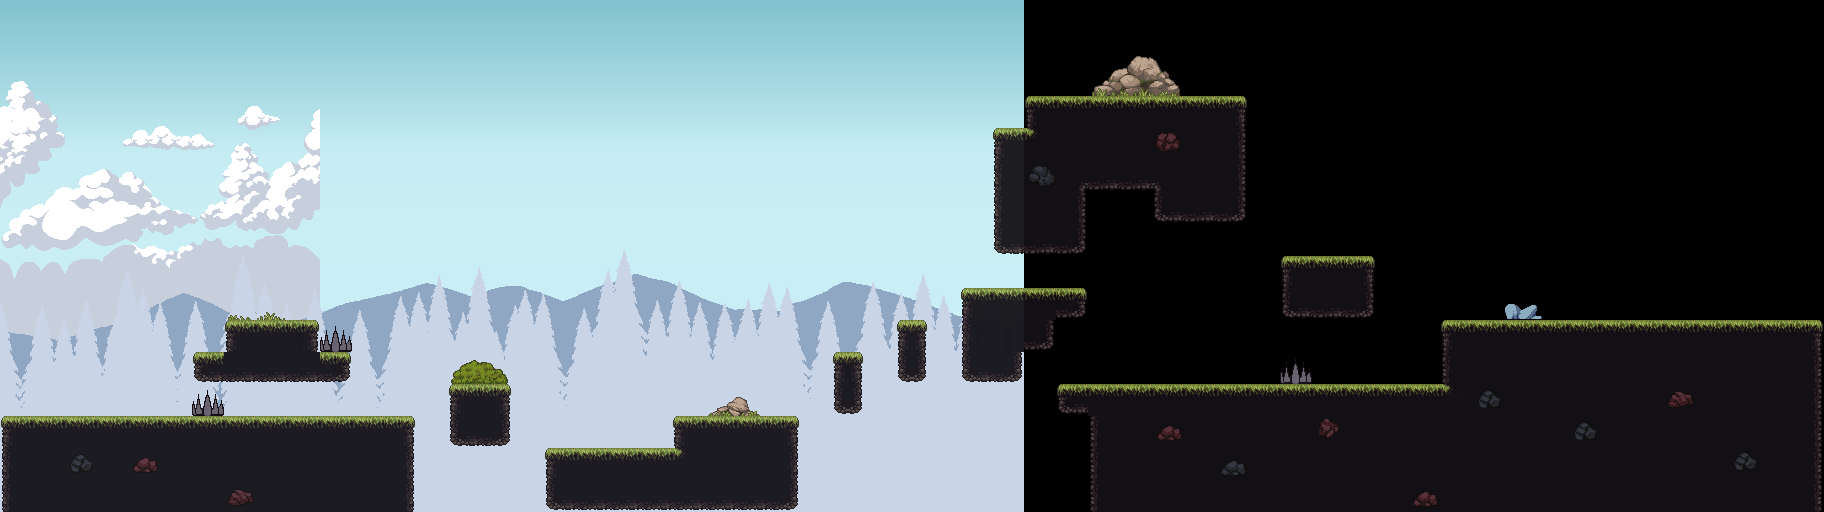

A level layout from a 2D game, rendered from its tile map. Below: a short description, then the map file with tile-grid data replaced by summaries:
An orthogonal 57x16 tile map with 32x32 px tiles, 5 tile layers (Back, Decoration, Stone, Collision, ...), 1 hidden layer not drawn, 8 tilesets, 4 image layers and 5 objects (3x spike).

<map version="1.10" tiledversion="1.11.2" orientation="orthogonal" renderorder="right-down" width="57" height="16" tilewidth="32" tileheight="32" infinite="0" nextlayerid="13" nextobjectid="6">
 <editorsettings>
  <export target="map7.json" format="json" />
 </editorsettings>
 <tileset firstgid="1" source="Ground.tsx" />
 <tileset firstgid="257" name="Floor" tilewidth="32" tileheight="32" tilecount="162" columns="9">
  <image source="../assets/floor (1).png" width="288" height="576" />
 </tileset>
 <tileset firstgid="419" name="Spike" tilewidth="32" tileheight="32" tilecount="1" columns="0">
  <grid orientation="orthogonal" width="1" height="1" />
  <tile id="0">
   <image source="../assets/Spike3.png" width="32" height="32" />
  </tile>
 </tileset>
 <tileset firstgid="420" name="SavePoint" tilewidth="20" tileheight="19" tilecount="2" columns="0">
  <grid orientation="orthogonal" width="1" height="1" />
  <tile id="0">
   <image source="../assets/spr_savepoint_0.png" width="11" height="10" />
   <animation>
    <frame tileid="0" duration="300" />
    <frame tileid="1" duration="300" />
   </animation>
  </tile>
  <tile id="1">
   <image source="../assets/spr_savepoint_1.png" width="20" height="19" />
  </tile>
 </tileset>
 <tileset firstgid="422" name="Decoration" tilewidth="672" tileheight="208" tilecount="45" columns="0">
  <grid orientation="orthogonal" width="1" height="1" />
  <tile id="0">
   <image source="../assets/ridge (6).png" width="81" height="29" />
  </tile>
  <tile id="1">
   <image source="../assets/Birch2.png" width="80" height="112" />
  </tile>
  <tile id="2">
   <image source="../assets/Birch1.png" width="80" height="112" />
  </tile>
  <tile id="3">
   <image source="../assets/Tree1.png" width="256" height="208" />
  </tile>
  <tile id="4">
   <image source="../assets/Tree3.png" width="256" height="208" />
  </tile>
  <tile id="5">
   <image source="../assets/Bonsai.png" width="64" height="64" />
  </tile>
  <tile id="6">
   <image source="../assets/bench (3).png" width="48" height="10" />
  </tile>
  <tile id="7">
   <image source="../assets/bench (4).png" width="45" height="22" />
  </tile>
  <tile id="8">
   <image source="../assets/bench (1).png" width="48" height="22" />
  </tile>
  <tile id="9">
   <image source="../assets/bench (2).png" width="45" height="10" />
  </tile>
  <tile id="10">
   <image source="../assets/fence (2).png" width="35" height="64" />
  </tile>
  <tile id="11">
   <image source="../assets/fence (3).png" width="48" height="64" />
  </tile>
  <tile id="12">
   <image source="../assets/fence (1).png" width="48" height="64" />
  </tile>
  <tile id="13">
   <image source="../assets/fountain (1).png" width="72" height="72" />
  </tile>
  <tile id="14">
   <image source="../assets/fountain (2).png" width="72" height="72" />
  </tile>
  <tile id="15">
   <image source="../assets/stone (10).png" width="70" height="44" />
  </tile>
  <tile id="16">
   <image source="../assets/stone (11).png" width="10" height="7" />
  </tile>
  <tile id="17">
   <image source="../assets/stone (6).png" width="22" height="14" />
  </tile>
  <tile id="18">
   <image source="../assets/stone (7).png" width="27" height="16" />
  </tile>
  <tile id="19">
   <image source="../assets/stone (8).png" width="39" height="17" />
  </tile>
  <tile id="20">
   <image source="../assets/stone (9).png" width="46" height="22" />
  </tile>
  <tile id="21">
   <image source="../assets/bushes (14).png" width="32" height="33" />
  </tile>
  <tile id="22">
   <image source="../assets/bushes (15).png" width="32" height="33" />
  </tile>
  <tile id="23">
   <image source="../assets/bushes (16).png" width="32" height="25" />
  </tile>
  <tile id="24">
   <image source="../assets/bushes (17).png" width="32" height="25" />
  </tile>
  <tile id="25">
   <image source="../assets/bushes (18).png" width="32" height="25" />
  </tile>
  <tile id="26">
   <image source="../assets/bushes (19).png" width="32" height="25" />
  </tile>
  <tile id="27">
   <image source="../assets/bushes (20).png" width="32" height="16" />
  </tile>
  <tile id="28">
   <image source="../assets/bushes (1).png" width="32" height="16" />
  </tile>
  <tile id="29">
   <image source="../assets/bushes (2).png" width="32" height="16" />
  </tile>
  <tile id="30">
   <image source="../assets/bushes (3).png" width="32" height="16" />
  </tile>
  <tile id="31">
   <image source="../assets/bushes (4).png" width="40" height="17" />
  </tile>
  <tile id="32">
   <image source="../assets/bushes (5).png" width="40" height="16" />
  </tile>
  <tile id="33">
   <image source="../assets/bushes (6).png" width="38" height="13" />
  </tile>
  <tile id="34">
   <image source="../assets/bushes (7).png" width="22" height="10" />
  </tile>
  <tile id="35">
   <image source="../assets/bushes (8).png" width="50" height="25" />
  </tile>
  <tile id="36">
   <image source="../assets/bushes (9).png" width="41" height="24" />
  </tile>
  <tile id="37">
   <image source="../assets/bushes (10).png" width="43" height="22" />
  </tile>
  <tile id="38">
   <image source="../assets/bushes (11).png" width="30" height="19" />
  </tile>
  <tile id="39">
   <image source="../assets/bushes (12).png" width="32" height="33" />
  </tile>
  <tile id="40">
   <image source="../assets/bushes (13).png" width="32" height="33" />
  </tile>
  <tile id="41">
   <image source="../assets/Birch3.png" width="80" height="112" />
  </tile>
  <tile id="42">
   <image source="../assets/Weeping Willow3.png" width="224" height="192" />
  </tile>
  <tile id="43">
   <image source="../assets/Pine Trees.png" width="672" height="192" />
  </tile>
  <tile id="44">
   <image source="../assets/Large Tent.png" width="96" height="128" />
  </tile>
 </tileset>
 <tileset firstgid="467" name="Decor" tilewidth="32" tileheight="32" tilecount="221" columns="13">
  <image source="../assets/Decor.png" width="416" height="544" />
 </tileset>
 <tileset firstgid="688" name="Stone" tilewidth="32" tileheight="32" tilecount="32" columns="4">
  <image source="../assets/128x256.png" width="128" height="256" />
  <tile id="0" probability="0.1" />
  <tile id="1" probability="0.1" />
  <tile id="2" probability="0.1" />
  <tile id="3" probability="0.1" />
  <tile id="4" probability="0.1" />
  <tile id="5" probability="0.1" />
  <tile id="6" probability="0.1" />
  <tile id="7" probability="0.1" />
  <tile id="8" probability="0.1" />
  <tile id="9" probability="0.1" />
  <tile id="10" probability="0.1" />
  <tile id="11" probability="0.1" />
  <tile id="12" probability="0.1" />
  <tile id="13" probability="0.1" />
  <tile id="14" probability="0.1" />
  <tile id="15" probability="0.1" />
  <tile id="16" probability="0.1" />
  <tile id="17" probability="0.1" />
  <tile id="18" probability="0.1" />
  <tile id="19" probability="0.1" />
  <tile id="20" probability="0.1" />
  <tile id="21" probability="0.1" />
  <tile id="22" probability="0.1" />
  <tile id="23" probability="0.1" />
  <tile id="24" probability="0.1" />
  <tile id="25" probability="0.1" />
  <tile id="26" probability="0.1" />
  <tile id="27" probability="0.1" />
  <tile id="28" probability="0.1" />
  <tile id="29" probability="0.1" />
  <tile id="30" probability="0.1" />
  <tile id="31" probability="0.1" />
 </tileset>
 <tileset firstgid="720" name="Grid" tilewidth="32" tileheight="32" tilecount="1" columns="0">
  <grid orientation="orthogonal" width="1" height="1" />
  <tile id="0">
   <image source="../assets/grid.png" width="32" height="32" />
  </tile>
 </tileset>
 <imagelayer id="2" name="background1" parallaxx="0.2" repeatx="1">
  <image source="../assets/GandalfHardcore  (4).png" width="1024" height="346" />
 </imagelayer>
 <imagelayer id="3" name="background2" offsetx="0" offsety="32" parallaxx="0.5" repeatx="1">
  <image source="../assets/Clouds.png" width="320" height="320" />
 </imagelayer>
 <imagelayer id="4" name="background3" offsetx="0" offsety="192" parallaxx="0.6" repeatx="1">
  <image source="../assets/GandalfHardcore  (3).png" width="1024" height="346" />
 </imagelayer>
 <imagelayer id="5" name="background4" offsetx="0" offsety="192" parallaxx="0.8" repeatx="1">
  <image source="../assets/winter (5).png" width="1024" height="346" />
 </imagelayer>
 <layer id="7" name="Back" width="57" height="16" opacity="0.95">
  <data>[912 cells, 116 non-empty, 1 distinct tile ids]</data>
 </layer>
 <layer id="9" name="Decoration" width="57" height="16">
  <data>[912 cells, 13 non-empty, 13 distinct tile ids]</data>
 </layer>
 <layer id="10" name="Stone" width="57" height="16" opacity="0.4">
  <data>[912 cells, 14 non-empty, 11 distinct tile ids]</data>
 </layer>
 <layer id="1" name="Collision" width="57" height="16" opacity="0.95">
  <data>[912 cells, 123 non-empty, 19 distinct tile ids]</data>
 </layer>
 <objectgroup id="11" name="hazards">
  <object id="3" type="spike" x="195.5" y="413.25">
   <polygon points="0,0 25.25,0.25 25.25,-8.25 19.75,-14.25 3.25,-13.5 -1,-8" />
  </object>
  <object id="4" type="spike" x="323.5" y="348.75">
   <polygon points="0,0 25,-0.25 25.25,-7.75 20.25,-13.25 3.75,-13.5 -0.5,-8.5" />
  </object>
  <object id="5" type="spike" x="1283.75" y="382.25">
   <polygon points="0,0 25,0.25 25.5,-10.25 19.75,-15.25 3.5,-15 -0.75,-10" />
  </object>
 </objectgroup>
 <layer id="6" name="spikes" width="57" height="16">
  <data>[912 cells, 3 non-empty, 1 distinct tile ids]</data>
 </layer>
 <layer id="12" name="Grid" width="57" height="16" visible="0" opacity="0.2">
  <data>[912 cells, 912 non-empty, 1 distinct tile ids]</data>
 </layer>
 <objectgroup id="8" name="SavePoint">
  <object id="1" gid="420" x="68.6667" y="409.5" width="20" height="19" />
  <object id="2" gid="420" x="966" y="282.333" width="20" height="19" />
 </objectgroup>
</map>
